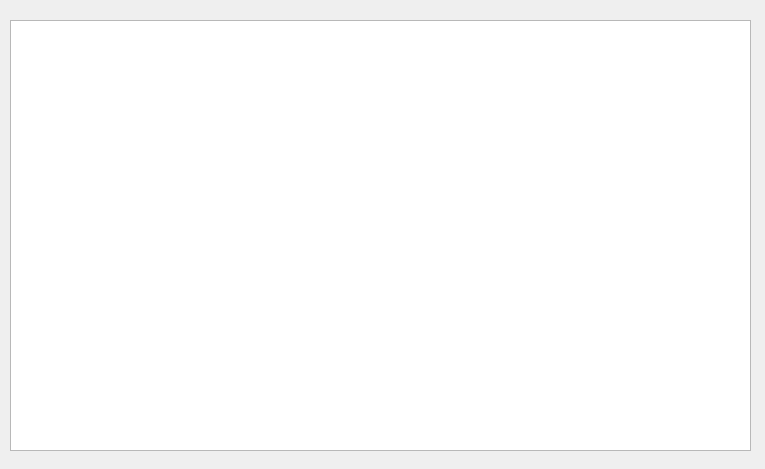
<?xml version="1.0" encoding="UTF-8"?>
<ui version="4.0">
 <class>Dialog</class>
 <widget class="QDialog" name="Dialog">
  <property name="geometry">
   <rect>
    <x>0</x>
    <y>0</y>
    <width>765</width>
    <height>469</height>
   </rect>
  </property>
  <property name="windowTitle">
   <string>Log</string>
  </property>
  <widget class="QPlainTextEdit" name="log">
   <property name="geometry">
    <rect>
     <x>10</x>
     <y>20</y>
     <width>741</width>
     <height>431</height>
    </rect>
   </property>
   <property name="readOnly">
    <bool>true</bool>
   </property>
  </widget>
 </widget>
 <resources/>
 <connections/>
</ui>
